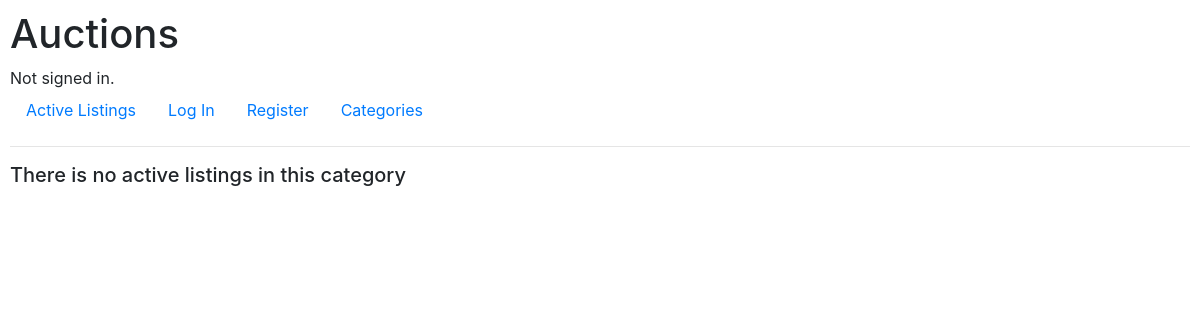
/categories/category/Clothing, run on an earlier commit of the app's database.
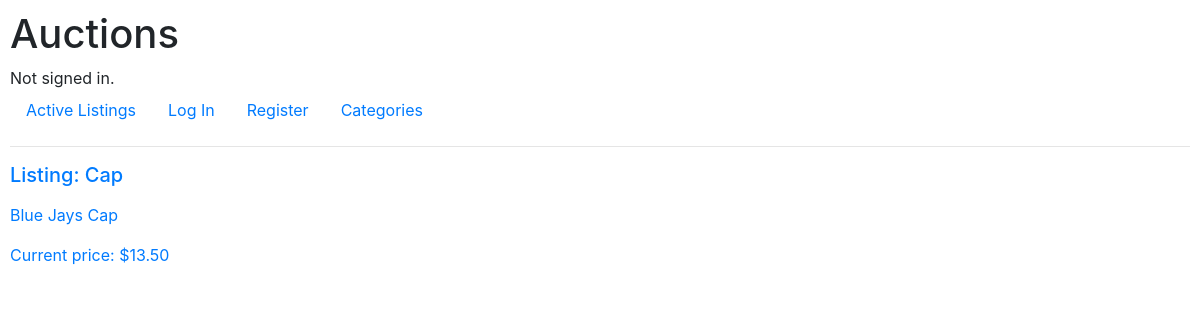
And on a later commit of the database.
### auctions/models.py (models this page shows)
class Listing(models.Model):
    title = models.CharField(max_length=64)
    description = models.CharField(max_length = 256)
    starting_bid = models.DecimalField(max_digits=20, decimal_places=2)
    current_price = models.DecimalField(max_digits=20, decimal_places=2)
    image_url = models.URLField(null=True, blank=True) #optionally add url field
    category = models.CharField(max_length=64, choices=CATEGORIES, default=CATEGORIES[5][1])
    active = models.BooleanField(default = True) #if the listing is active, default active
    seller = models.ForeignKey(User, null=False, on_delete=models.CASCADE, related_name="listing_sold")
    buyer = models.ForeignKey(User, null=True, on_delete=models.CASCADE, related_name="listing_bought")

### auctions/views.py (the view)
# urls.py: path("categories/category/<str:category>", views.category, name="category")
def category(request, category):
    if request.method == "GET":
        listings = Listing.objects.filter(category=category, active=True)
        return render(request, "auctions/category.html", {
            "listings": listings
        })

### auctions/templates/auctions/category.html (shortened to what this page needs)
{% extends "auctions/layout.html" %}
{% block body %}
    {% for listing in listings %}
        <a href="../../listing/{{ listing.title }}">
            <div>
                <h5> Listing: {{ listing.title }} </h5>
                <p>{{ listing.description }}</p>
                <p>Current price: ${{ listing.current_price }}</p>
                <br>
            </div>
        </a>
    {% endfor %}
    {% if listings.count == 0 %}
        <h5>There is no active listings in this category</h5>
    {% endif %}
{% endblock %}

What changed in the data, as far as the page shows it:
added Listing: title "Cap", description "Blue Jays Cap", current_price "13.50"
Also different on the page:
text no longer shown: "There is no active listings in this category"
